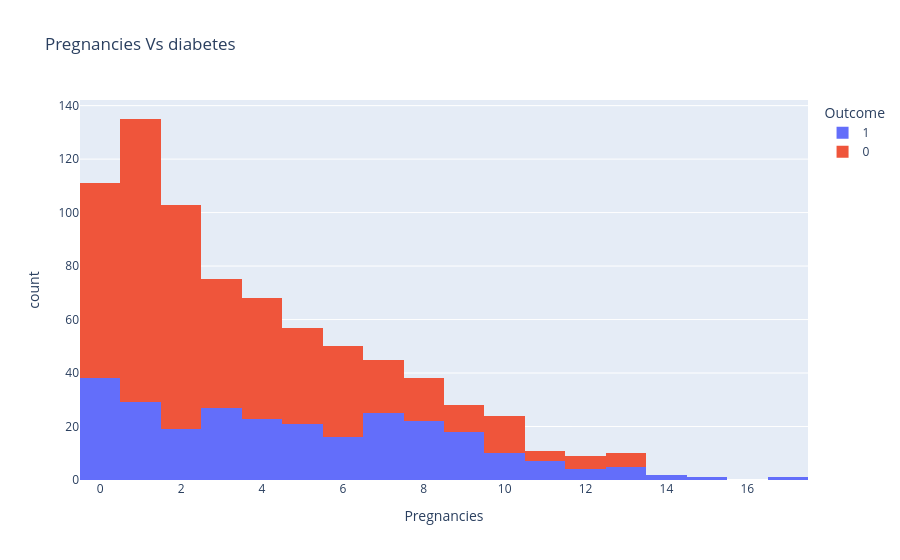

The cell this chart's notebook holds for it:
### Code cell
fig = px.histogram(
    data,
    x="Pregnancies",
    color="Outcome",
    title = "Pregnancies Vs diabetes"

)

fig.show()

### Figure 1 — Plotly figure (JSON) as saved in the notebook; plotly's stock layout.template omitted (floating-point values rounded to 4 significant figures; data arrays with more than 128 entries replaced by an {"elided": "..."} marker saying what was removed)
{"data": [{"bingroup": "x", "hovertemplate": "Outcome=1<br>Pregnancies=%{x}<br>count=%{y}<extra></extra>", "legendgroup": "1", "marker": {"color": "#636efa", "pattern": {"shape": ""}}, "name": "1", "orientation": "v", "showlegend": true, "type": "histogram", "x": {"elided": "268 int values"}, "xaxis": "x", "yaxis": "y"}, {"bingroup": "x", "hovertemplate": "Outcome=0<br>Pregnancies=%{x}<br>count=%{y}<extra></extra>", "legendgroup": "0", "marker": {"color": "#EF553B", "pattern": {"shape": ""}}, "name": "0", "orientation": "v", "showlegend": true, "type": "histogram", "x": {"elided": "500 int values"}, "xaxis": "x", "yaxis": "y"}], "layout": {"barmode": "relative", "legend": {"title": {"text": "Outcome"}, "tracegroupgap": 0}, "title": {"text": "Pregnancies Vs diabetes"}, "xaxis": {"anchor": "y", "domain": [0, 1], "title": {"text": "Pregnancies"}}, "yaxis": {"anchor": "x", "domain": [0, 1], "title": {"text": "count"}}}}
